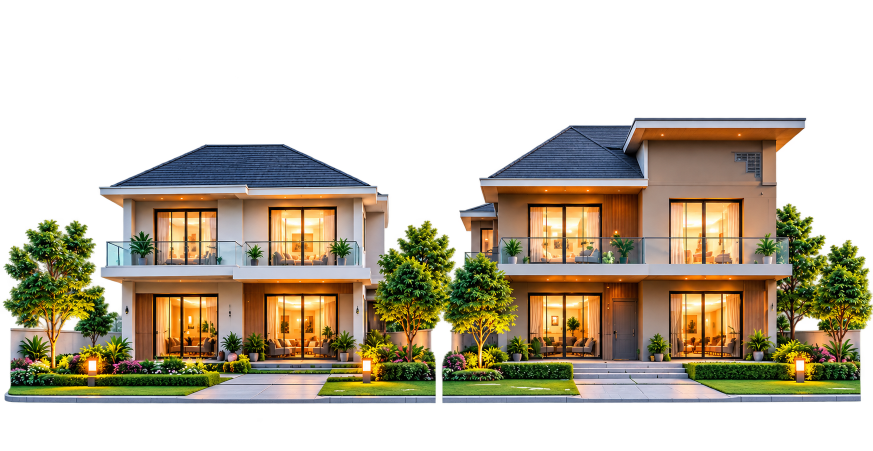
#> input picture assets/images/compare_home.png, 1746 x 901 px, found by its file name (shown at 1/2 size)
$ python generate_dual_phone_preview.py
#> lines starting #> are read from the running program, lines starting #| are printed output that depends on the picture
import os
from PIL import Image, ImageDraw, ImageFont, ImageFilter

brain_dir = r"C:\Users\sk460\.gemini\antigravity\brain\22d11365-799f-4b35-a997-a30b2f31a218"
os.makedirs(brain_dir, exist_ok=True)

def get_font(size, bold=False):
    font_names = [
        "C:\\Windows\\Fonts\\segoeuib.ttf" if bold else "C:\\Windows\\Fonts\\segoeui.ttf",
        "C:\\Windows\\Fonts\\arialbd.ttf" if bold else "C:\\Windows\\Fonts\\arial.ttf",
        "C:\\Windows\\Fonts\\tahomabd.ttf" if bold else "C:\\Windows\\Fonts\\tahoma.ttf",
    ]
    for fn in font_names:
        if os.path.exists(fn):
            try:
                return ImageFont.truetype(fn, size)
            except Exception:
                pass
    return ImageFont.load_default()

# -------------------------------------------------------------
# DUAL PHONE SHOWCASE (CLEAN WHITE CARDS WITH SOFT LUXURY ELEVATIONS)
# Canvas: 1800 x 1920
# -------------------------------------------------------------
CW, CH = 1800, 1920
canvas = Image.new("RGB", (CW, CH), (243, 246, 250)) # Studio ambient light grey
c_draw = ImageDraw.Draw(canvas)

# Title Header
c_draw.text((CW//2 - 420, 42), "DigiNiwas Buyer Property Details — Professional Edition", fill=(15, 23, 42), font=get_font(27, True))
c_draw.text((CW//2 - 340, 85), "Pristine White Background  •  Elevated Floating Cards  •  Image-2 Spec Chips  •  Trust Shield", fill=(71, 85, 105), font=get_font(14, False))

PW, PH = 800, 1680
SW, SH = 740, 1580
corner_r = 50

# Colors
C_PRIMARY = (0, 122, 94)       # DigiNiwas signature
C_PRIMARY_LIGHT = (232, 247, 242)
C_INK = (15, 23, 42)
C_BODY = (71, 85, 105)
C_MUTED = (148, 163, 184)
C_CHIP_BG = (248, 250, 252)    # Image 2 style chips
C_BORDER = (235, 240, 245)
C_ACCENT_RED = (225, 29, 72)

def draw_elevated_card(draw_obj, box, radius=16, fill_color=(255, 255, 255), border_color=(235, 240, 245)):
    x0, y0, x1, y1 = box
    # Soft drop shadow simulation: 2 subtle outer lines
    draw_obj.rounded_rectangle([x0 - 1, y0 + 1, x1 + 1, y1 + 3], radius=radius + 1, fill=(230, 235, 242))
    draw_obj.rounded_rectangle([x0, y0, x1, y1], radius=radius, fill=fill_color, outline=border_color, width=1)

def draw_single_phone(screen_img, x_offset, label_text):
    # Shadow
    shadow = Image.new("RGBA", (PW, PH), (0, 0, 0, 0))
    s_draw = ImageDraw.Draw(shadow)
    s_draw.rounded_rectangle([0, 14, PW, PH], radius=corner_r, fill=(15, 23, 42, 40))
    shadow = shadow.filter(ImageFilter.GaussianBlur(18))
    canvas.paste(shadow, (x_offset, 145), shadow)

    # Frame body (Titanium)
    c_draw.rounded_rectangle([x_offset, 145, x_offset + PW, 145 + PH], radius=corner_r, fill=(28, 32, 38), outline=(70, 78, 92), width=4)

    # Mask rounded screen
    mask = Image.new("L", (SW, SH), 0)
    m_draw = ImageDraw.Draw(mask)
    m_draw.rounded_rectangle([0, 0, SW, SH], radius=40, fill=255)
    canvas.paste(screen_img, (x_offset + 30, 145 + 50), mask)

    # Label Pill below phone
    c_draw.rounded_rectangle([x_offset + PW//2 - 180, 145 + PH + 20, x_offset + PW//2 + 180, 145 + PH + 62], radius=21, fill=(255, 255, 255), outline=C_PRIMARY, width=2)
    c_draw.text((x_offset + PW//2 - 160, 145 + PH + 31), label_text, fill=C_PRIMARY, font=get_font(13, True))


# =============================================================
# SCREEN 1: (OVERVIEW VIEW - WHITE ELEVATED CARDS + SPEC CHIPS)
# =============================================================
s1 = Image.new("RGB", (SW, SH), (244, 246, 249)) # Clean off-white canvas
d1 = ImageDraw.Draw(s1)

# Status bar
d1.text((32, 12), "9:41", fill=(255, 255, 255), font=get_font(13, True))
d1.rounded_rectangle([SW//2 - 55, 8, SW//2 + 55, 32], radius=12, fill=(0, 0, 0))
d1.text((SW - 100, 12), "📶 5G 🔋", fill=(255, 255, 255), font=get_font(11, True))

# Hero 1
hero_h = 320
try:
    hero_raw = Image.open("assets/images/compare_home.png").convert("RGB")
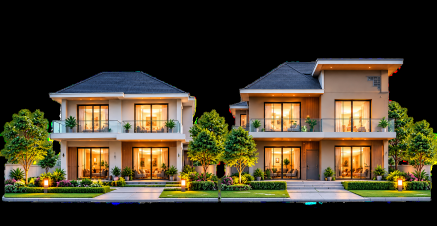
#> hero_raw: PIL image 1746x901 RGB (shown at 1/4 size); mean R, G, B 67.1, 59, 40.2
    hero_img = hero_raw.resize((SW, hero_h), Image.Resampling.LANCZOS)
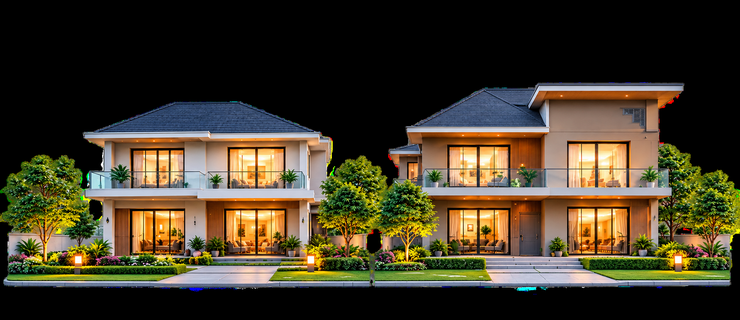
#> hero_img: PIL image 740x320 RGB; mean R, G, B 67.1, 59, 40.3
    s1.paste(hero_img, (0, 0))
except Exception:
    d1.rectangle([0, 0, SW, hero_h], fill=(45, 55, 72))

# Top gradient
top_s = Image.new("RGBA", (SW, 60), (0, 0, 0, 0))
#> top_s: PIL image 740x60 RGBA; every value is 0
ts_draw = ImageDraw.Draw(top_s)
for y in range(60): ts_draw.line([(0, y), (SW, y)], fill=(0, 0, 0, int(110 * (1 - y/60))))
s1.paste(top_s, (0, 0), top_s)
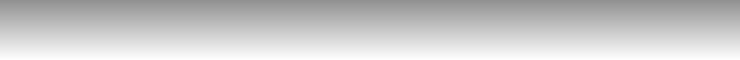
#> top_s: PIL image 740x60 RGBA; mean R, G, B, A 0, 0, 0, 55.5; transparent parts drawn white

# Re-draw status text
d1.text((32, 12), "9:41", fill=(255, 255, 255), font=get_font(13, True))
d1.rounded_rectangle([SW//2 - 55, 8, SW//2 + 55, 32], radius=12, fill=(0, 0, 0))
d1.text((SW - 100, 12), "📶 5G 🔋", fill=(255, 255, 255), font=get_font(11, True))

# Floating Navigation
d1.ellipse([20, 48, 60, 88], fill=(255, 255, 255, 240))
d1.text((32, 58), "←", fill=C_INK, font=get_font(20, True))
d1.ellipse([SW - 104, 48, SW - 64, 88], fill=(255, 255, 255, 240))
d1.text((SW - 92, 60), "♥", fill=C_ACCENT_RED, font=get_font(17, True))
d1.ellipse([SW - 56, 48, SW - 16, 88], fill=(255, 255, 255, 240))
d1.text((SW - 44, 60), "↗", fill=C_INK, font=get_font(17, True))

# Floating Badges
d1.rounded_rectangle([20, hero_h - 44, 110, hero_h - 14], radius=15, fill=(15, 23, 42, 220))
d1.text((32, hero_h - 35), "📷 1 / 14 Photos", fill=(255, 255, 255), font=get_font(10.5, True))
d1.rounded_rectangle([SW - 145, hero_h - 44, SW - 20, hero_h - 14], radius=15, fill=(255, 255, 255, 240))
d1.text((SW - 132, hero_h - 35), "▶ View Video • 360°", fill=C_INK, font=get_font(10.5, True))

# ------------------------------------------------------------------
# MAIN HEADER CARD: PURE WHITE WITH SOFT ELEVATION
# ------------------------------------------------------------------
y1 = hero_h - 10
draw_elevated_card(d1, [16, y1, SW - 16, y1 + 250], radius=20)

hy = y1 + 18
# Price & Trend Badge
d1.text((32, hy), "₹85,00,000", fill=C_PRIMARY, font=get_font(25, True))
d1.text((195, hy + 6), "(@ ₹ 5,862 / sq.ft)", fill=C_MUTED, font=get_font(11, False))
d1.rounded_rectangle([SW - 215, hy + 2, SW - 32, hy + 28], radius=12, fill=(255, 241, 242), outline=(254, 205, 211))
d1.text((SW - 202, hy + 7), "📈 2.5% Higher than last month", fill=C_ACCENT_RED, font=get_font(9.5, True))

hy += 38
# Title & For Sale Pill
d1.text((32, hy), "Modern 3 BHK Luxury Apartment", fill=C_INK, font=get_font(17.5, True))
d1.rounded_rectangle([SW - 110, hy - 2, SW - 32, hy + 26], radius=12, fill=C_PRIMARY_LIGHT, outline=(167, 243, 208))
d1.text((SW - 98, hy + 3), "🏠 For Sale", fill=C_PRIMARY, font=get_font(10.5, True))

hy += 28
d1.text((32, hy), "📍 Indiranagar, Bengaluru, Karnataka • 450m to Metro", fill=C_BODY, font=get_font(11.5, False))

hy += 26
d1.line([(32, hy), (SW - 32, hy)], fill=(241, 245, 249), width=1)
hy += 12

# IMAGE 2 STYLE CHIPS INSIDE ELEVATED CARD
d1.text((32, hy), "SPECIFICATIONS & HIGHLIGHTS", fill=C_MUTED, font=get_font(9.5, True))
d1.text((SW - 170, hy), "RERA: UPRERAPRJ9921", fill=C_PRIMARY, font=get_font(9.5, True))
hy += 18

chips1 = [("🛏️", "3 Bedrooms"), ("🛁", "2 Bathrooms"), ("📐", "1,450 Sq.Ft."), ("🏢", "5th Floor")]
cx = 32
for icon, label in chips1:
    txt = f"{icon} {label}"
    tw = int(d1.textlength(txt, font=get_font(10.5, True))) + 22
    d1.rounded_rectangle([cx, hy, cx + tw, hy + 30], radius=15, fill=C_CHIP_BG, outline=C_BORDER)
    d1.text((cx + 11, hy + 7), txt, fill=C_INK, font=get_font(10.5, True))
    cx += tw + 8
#> this loop made 4 passes
#> (tw, cx) on passes 1 to 4: (87, 127), (85, 220), (82, 310), (70, 388)
#> after the loop, cx = 388

hy += 36
chips2 = [("🧭", "East Facing"), ("🚗", "2 Parking"), ("🛋️", "Semi-Furnished"), ("⚡", "100% Backup")]
cx = 32
for icon, label in chips2:
    txt = f"{icon} {label}"
    tw = int(d1.textlength(txt, font=get_font(10.5, True))) + 22
    if cx + tw > SW - 32: break
    d1.rounded_rectangle([cx, hy, cx + tw, hy + 30], radius=15, fill=C_CHIP_BG, outline=C_BORDER)
    d1.text((cx + 11, hy + 7), txt, fill=C_INK, font=get_font(10.5, True))
    cx += tw + 8
#> this loop made 4 passes
#> (tw, cx) on passes 1 to 4: (81, 121), (74, 203), (111, 322), (91, 421)
#> after the loop, cx = 421

y1 += 264

# STICKY DYNAMIC TABS STRIP (Overview Active)
d1.rounded_rectangle([16, y1, SW - 16, y1 + 46], radius=23, fill=(255, 255, 255), outline=C_BORDER)
tabs1 = [("🏠", "Overview", True), ("📍", "Location", False), ("⭐", "Amenities", False), ("📐", "Floor Plan", False), ("💬", "Reviews", False)]
tx = 24
for icon, tname, isAct in tabs1:
    txt = f"{icon} {tname}"
    tw = int(d1.textlength(txt, font=get_font(11, True))) + 22
    if isAct:
        d1.rounded_rectangle([tx, y1 + 7, tx + tw, y1 + 39], radius=16, fill=C_PRIMARY, outline=C_PRIMARY)
        d1.text((tx + 11, y1 + 13), txt, fill=(255, 255, 255), font=get_font(11, True))
    else:
        d1.text((tx + 11, y1 + 14), txt, fill=C_BODY, font=get_font(11, False))
    tx += tw + 8
#> this loop made 5 passes
#> (tw, tx) on passes 1 to 5: (73, 105), (68, 181), (76, 265), (75, 348), (67, 423)
#> after the loop, tx = 423

y1 += 60

# ELEVATED CARD: ABOUT THIS PROPERTY
draw_elevated_card(d1, [16, y1, SW - 16, y1 + 105], radius=18)
d1.rectangle([32, y1 + 16, 36, y1 + 32], fill=C_PRIMARY)
d1.text((44, y1 + 14), "About This Property", fill=C_INK, font=get_font(14, True))
d1.text((SW - 110, y1 + 16), "Read More ›", fill=C_PRIMARY, font=get_font(11, True))
d1.text((32, y1 + 42), "A spacious 3 BHK luxury apartment in prime Indiranagar with double-glazed", fill=C_BODY, font=get_font(11, False))
d1.text((32, y1 + 60), "soundproof balconies, imported Italian marble and 100% verified legal title.", fill=C_BODY, font=get_font(11, False))
d1.text((32, y1 + 78), "Scenic green views and ready for immediate possession.", fill=C_MUTED, font=get_font(10.5, False))

y1 += 118

# ELEVATED CARD: AMENITIES GRID
draw_elevated_card(d1, [16, y1, SW - 16, y1 + 120], radius=18)
d1.rectangle([32, y1 + 16, 36, y1 + 32], fill=C_PRIMARY)
d1.text((44, y1 + 14), "Society Amenities", fill=C_INK, font=get_font(14, True))
d1.text((SW - 110, y1 + 16), "See All (35+) ›", fill=C_PRIMARY, font=get_font(11, True))

amen1 = [("🚗", "Parking"), ("🛡️", "24x7 Safe"), ("🏋️", "Gym"), ("🌳", "Garden"), ("🛗", "High Lift"), ("🏊", "Pool")]
aw = (SW - 64 - 50) // 6
for idx, (ai, an) in enumerate(amen1):
    ax = 32 + idx * (aw + 10)
    d1.rounded_rectangle([ax, y1 + 44, ax + aw, y1 + 92], radius=14, fill=(248, 250, 252), outline=C_BORDER)
    d1.text((ax + aw//2 - 9, y1 + 54), ai, fill=C_PRIMARY, font=get_font(15, False))
    d1.text((ax + 2, y1 + 98), an, fill=C_INK, font=get_font(9.5, True))

y1 += 135

# 2 ELEVATED CARDS: PROPERTY DETAILS & FLOOR PLAN
c_w = (SW - 32 - 12) // 2
c_h = 175
draw_elevated_card(d1, [16, y1, 16 + c_w, y1 + c_h], radius=16)
d1.text((30, y1 + 14), "Property Details", fill=C_INK, font=get_font(13, True))
dt_list = [("🏠 Type", ": Apartment"), ("🧭 Facing", ": East (Vastu)"), ("📐 Built Area", ": 1,450 Sq.Ft."), ("🏢 Floor", ": 5 of 14"), ("⚖️ RERA", ": Verified ✓")]
dy = y1 + 40
for k, v in dt_list:
    d1.text((30, dy), k, fill=C_BODY, font=get_font(9.5, False))
    d1.text((120, dy), v, fill=C_INK, font=get_font(9.5, True))
    dy += 22
#> after the loop, dy = 1037

fx = 16 + c_w + 12
draw_elevated_card(d1, [fx, y1, fx + c_w, y1 + c_h], radius=16)
d1.text((fx + 14, y1 + 14), "📐 Floor Plan", fill=C_INK, font=get_font(13, True))
d1.text((fx + c_w - 75, y1 + 14), "View Full ›", fill=C_PRIMARY, font=get_font(10, True))
d1.rounded_rectangle([fx + 12, y1 + 40, fx + c_w - 12, y1 + c_h - 14], radius=10, fill=(248, 250, 252), outline=C_BORDER)
d1.rectangle([fx + 22, y1 + 50, fx + c_w - 22, y1 + c_h - 24], outline=(180, 195, 210), width=1)
d1.text((fx + 28, y1 + 60), "Master Bed 14'x12'", fill=(120, 135, 150), font=get_font(8.5, True))
d1.text((fx + 28, y1 + 94), "Living 18'x14'", fill=(120, 135, 150), font=get_font(8.5, True))

# STICKY ELEVATED BOTTOM BAR 1
b_y = SH - 75
d1.rectangle([0, b_y, SW, SH], fill=(255, 255, 255))
d1.line([(0, b_y), (SW, b_y)], fill=(230, 235, 242), width=1)
bw = (SW - 40 - 12) // 2
d1.rounded_rectangle([20, b_y + 12, 20 + bw, b_y + 58], radius=14, fill=(255, 255, 255), outline=C_PRIMARY, width=2)
d1.text((20 + bw//2 - 55, b_y + 24), "📅  Schedule Visit", fill=C_PRIMARY, font=get_font(13, True))
d1.rounded_rectangle([20 + bw + 12, b_y + 12, SW - 20, b_y + 58], radius=14, fill=C_PRIMARY)
d1.text((20 + bw + 12 + bw//2 - 42, b_y + 24), "📞  Call Now", fill=(255, 255, 255), font=get_font(13, True))
d1.rounded_rectangle([SW//2 - 50, SH - 10, SW//2 + 50, SH - 5], radius=2, fill=(180, 190, 200))


# =============================================================
# SCREEN 2: (SCROLLED VIEW - TRUST SHIELD + LOCATION + AGENT + REVIEWS)
# =============================================================
s2 = Image.new("RGB", (SW, SH), (244, 246, 249))
d2 = ImageDraw.Draw(s2)

# Sticky App Bar 2 (Scrolled)
d2.rectangle([0, 0, SW, 90], fill=(255, 255, 255))
d2.line([(0, 90), (SW, 90)], fill=(230, 235, 242), width=1)
d2.text((32, 12), "9:41", fill=C_INK, font=get_font(13, True))
d2.rounded_rectangle([SW//2 - 55, 8, SW//2 + 55, 32], radius=12, fill=(0, 0, 0))
d2.text((SW - 100, 12), "📶 5G 🔋", fill=C_INK, font=get_font(11, True))

# App bar row
d2.ellipse([20, 42, 58, 80], fill=(241, 245, 249))
d2.text((32, 50), "←", fill=C_INK, font=get_font(18, True))
d2.text((70, 48), "Modern 3 BHK Luxury Apartment", fill=C_INK, font=get_font(14, True))
d2.text((70, 68), "₹85,00,000 • Indiranagar", fill=C_PRIMARY, font=get_font(11, True))
d2.ellipse([SW - 90, 42, SW - 54, 80], fill=(241, 245, 249))
d2.text((SW - 78, 52), "♥", fill=C_ACCENT_RED, font=get_font(15, True))
d2.ellipse([SW - 46, 42, SW - 10, 80], fill=(241, 245, 249))
d2.text((SW - 34, 52), "↗", fill=C_INK, font=get_font(15, True))

y2 = 104

# DYNAMIC TABS STRIP (Location / Trust Active)
d2.rounded_rectangle([16, y2, SW - 16, y2 + 46], radius=23, fill=(255, 255, 255), outline=C_BORDER)
tabs2 = [("🏠", "Overview", False), ("📍", "Location", True), ("🛡️", "Trust Shield", False), ("📐", "Floor Plan", False), ("💬", "Reviews", False)]
tx = 24
for icon, tname, isAct in tabs2:
    txt = f"{icon} {tname}"
    tw = int(d2.textlength(txt, font=get_font(11, True))) + 22
    if isAct:
        d2.rounded_rectangle([tx, y2 + 7, tx + tw, y2 + 39], radius=16, fill=C_PRIMARY, outline=C_PRIMARY)
        d2.text((tx + 11, y2 + 13), txt, fill=(255, 255, 255), font=get_font(11, True))
    else:
        d2.text((tx + 11, y2 + 14), txt, fill=C_BODY, font=get_font(11, False))
    tx += tw + 8
#> this loop made 5 passes
#> (tw, tx) on passes 1 to 5: (73, 105), (68, 181), (91, 280), (75, 363), (67, 438)
#> after the loop, tx = 438

y2 += 58

# 1. 🛡️ ELEVATED DIGINIWAS 100% BUYER TRUST SHIELD CARD
draw_elevated_card(d2, [16, y2, SW - 16, y2 + 160], radius=20, border_color=(167, 243, 208))
d2.rounded_rectangle([32, y2 + 16, 155, y2 + 38], radius=11, fill=C_PRIMARY)
d2.text((42, y2 + 20), "DIGINIWAS CERTIFIED", fill=(255, 255, 255), font=get_font(8.5, True))
d2.text((168, y2 + 20), "100% Buyer Trust & Legal Shield", fill=C_INK, font=get_font(12, True))

t_items = [
    ("⚖️ 100% Clear Title", "Occupancy Certificate (OC) Verified"),
    ("🛡️ Zero Brokerage", "Direct verified seller, no hidden fees"),
    ("🔍 Civil Inspected", "Civil Engineer on-site verified"),
    ("🏦 Bank Approved", "SBI & HDFC Home Loans ready"),
]
for idx, (th, ts) in enumerate(t_items):
    col = idx % 2
    row = idx // 2
    ix = 32 + col * ((SW - 64) // 2)
    iy = y2 + 54 + row * 48
    d2.rounded_rectangle([ix, iy, ix + (SW - 80)//2, iy + 42], radius=12, fill=(248, 250, 252), outline=C_BORDER)
    d2.text((ix + 10, iy + 6), th, fill=C_INK, font=get_font(11, True))
    d2.text((ix + 10, iy + 24), ts, fill=C_BODY, font=get_font(9.5, False))

y2 += 175

# 2. ELEVATED LOCATION & MAP CARD
draw_elevated_card(d2, [16, y2, SW - 16, y2 + 155], radius=20)
d2.rectangle([32, y2 + 16, 36, y2 + 32], fill=C_PRIMARY)
d2.text((44, y2 + 14), "Location & Neighborhood Index", fill=C_INK, font=get_font(14, True))
d2.rounded_rectangle([SW - 150, y2 + 12, SW - 32, y2 + 36], radius=12, fill=(240, 253, 244), outline=C_PRIMARY)
d2.text((SW - 140, y2 + 16), "⭐ 9.2 / 10 Score", fill=C_PRIMARY, font=get_font(10, True))

# Simulated Map
d2.rounded_rectangle([32, y2 + 46, 200, y2 + 138], radius=14, fill=(226, 238, 230), outline=C_BORDER)
d2.line([(40, y2 + 75), (190, y2 + 85)], fill=(255, 255, 255), width=4)
d2.line([(80, y2 + 55), (100, y2 + 130)], fill=(255, 255, 255), width=5)
d2.ellipse([100, y2 + 78, 126, y2 + 104], fill=C_PRIMARY)
d2.text((107, y2 + 82), "📍", fill=(255, 255, 255), font=get_font(11, True))
d2.text((45, y2 + 115), "Indiranagar", fill=C_PRIMARY, font=get_font(9, True))

d2.text((215, y2 + 50), "Indiranagar, Bengaluru", fill=C_INK, font=get_font(13.5, True))
d2.text((215, y2 + 72), "📍 2.5 km from MG Road • 450m from Metro", fill=C_BODY, font=get_font(10.5, False))
d2.text((215, y2 + 90), "🏫 DPS School: 1.1 km  |  🏥 Fortis: 1.4 km", fill=C_MUTED, font=get_font(9.5, False))
d2.rounded_rectangle([215, y2 + 110, 345, y2 + 138], radius=14, fill=(255, 255, 255), outline=C_PRIMARY)
d2.text((228, y2 + 116), "📍 Open in Google Maps", fill=C_PRIMARY, font=get_font(10, True))

y2 += 170

# 3. ELEVATED VERIFIED SPECIALIST CARD
draw_elevated_card(d2, [16, y2, SW - 16, y2 + 110], radius=20)
d2.ellipse([32, y2 + 18, 96, y2 + 82], fill=C_PRIMARY)
d2.text((48, y2 + 32), "RS", fill=(255, 255, 255), font=get_font(21, True))

d2.text((110, y2 + 18), "Rahul Sharma", fill=C_INK, font=get_font(15, True))
d2.rounded_rectangle([220, y2 + 18, 335, y2 + 38], radius=6, fill=C_PRIMARY_LIGHT)
d2.text((228, y2 + 21), "✓ Verified Partner", fill=C_PRIMARY, font=get_font(9.5, True))

d2.text((110, y2 + 42), "Senior Real Estate Specialist • Indiranagar Hub", fill=C_BODY, font=get_font(10.5, False))
d2.text((110, y2 + 62), "⭐ 4.95 (64 Deals Closed)  •  Responds in <5 mins", fill=(217, 119, 6), font=get_font(10, True))

d2.rounded_rectangle([SW - 165, y2 + 18, SW - 32, y2 + 52], radius=10, fill=(37, 211, 102))
d2.text((SW - 150, y2 + 26), "💬 WhatsApp", fill=(255, 255, 255), font=get_font(11, True))
d2.rounded_rectangle([SW - 165, y2 + 58, SW - 32, y2 + 92], radius=10, fill=C_PRIMARY_LIGHT, outline=C_PRIMARY)
d2.text((SW - 145, y2 + 66), "📞 Call Direct", fill=C_PRIMARY, font=get_font(11, True))

y2 += 125

# 4. ELEVATED REVIEWS CARD
draw_elevated_card(d2, [16, y2, SW - 16, y2 + 85], radius=18)
d2.text((36, y2 + 18), "4.8", fill=C_INK, font=get_font(24, True))
d2.text((78, y2 + 24), "⭐", fill=(245, 158, 11), font=get_font(14, True))
d2.text((36, y2 + 48), "(500+ Reviews)", fill=C_MUTED, font=get_font(9.5, False))
d2.line([(165, y2 + 14), (165, y2 + 70)], fill=(235, 240, 245), width=1)
d2.text((180, y2 + 20), "“Spacious floor plan, verified clear papers and great sunlight.”", fill=C_INK, font=get_font(10.5, False))
d2.text((180, y2 + 46), "⭐⭐⭐⭐⭐  •  Amit Patel (Verified Buyer)", fill=(245, 158, 11), font=get_font(10, True))

# STICKY ELEVATED BOTTOM BAR 2
b_y = SH - 75
d2.rectangle([0, b_y, SW, SH], fill=(255, 255, 255))
d2.line([(0, b_y), (SW, b_y)], fill=(230, 235, 242), width=1)
bw = (SW - 40 - 12) // 2
d2.rounded_rectangle([20, b_y + 12, 20 + bw, b_y + 58], radius=14, fill=(255, 255, 255), outline=C_PRIMARY, width=2)
d2.text((20 + bw//2 - 55, b_y + 24), "📅  Schedule Visit", fill=C_PRIMARY, font=get_font(13, True))
d2.rounded_rectangle([20 + bw + 12, b_y + 12, SW - 20, b_y + 58], radius=14, fill=C_PRIMARY)
d2.text((20 + bw + 12 + bw//2 - 42, b_y + 24), "📞  Call Now", fill=(255, 255, 255), font=get_font(13, True))
d2.rounded_rectangle([SW//2 - 50, SH - 10, SW//2 + 50, SH - 5], radius=2, fill=(180, 190, 200))

# -------------------------------------------------------------
# PASTE INTO CANVAS
# -------------------------------------------------------------
draw_single_phone(s1, 60, "📱 View 1: Elevated White Cards + Spec Chips")
#> in draw_single_phone, `shadow = shadow.filter(ImageFilter.GaussianBlur(18))`:
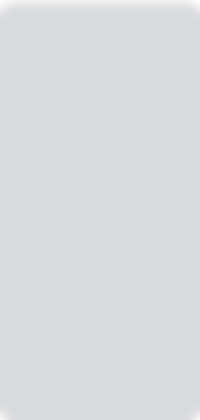
#> shadow: PIL image 800x1680 RGBA (shown at 1/4 size); mean R, G, B, A 14.8, 22.7, 41.5, 39.6; transparent parts drawn white
draw_single_phone(s2, 940, "📱 View 2: Scrolled Tabs + Trust Shield Card")
#> call 2 of draw_single_phone, with x_offset = 940
#> in draw_single_phone (call 2), `canvas.paste(shadow, (x_offset, 145), shadow)`:
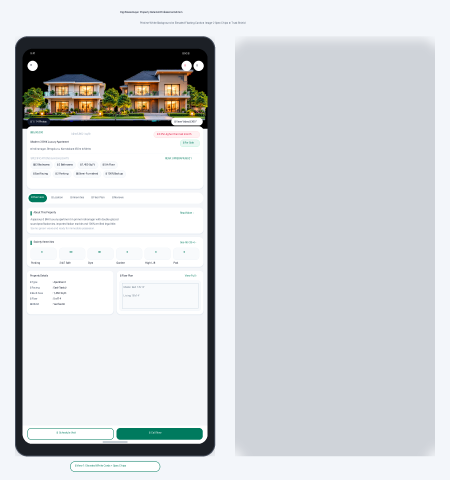
#> canvas: PIL image 1800x1920 RGB (shown at 1/4 size); mean R, G, B 206.9, 209.9, 212.5
#> in draw_single_phone (call 2), `canvas.paste(screen_img, (x_offset + 30, 145 + 50), mask)`:
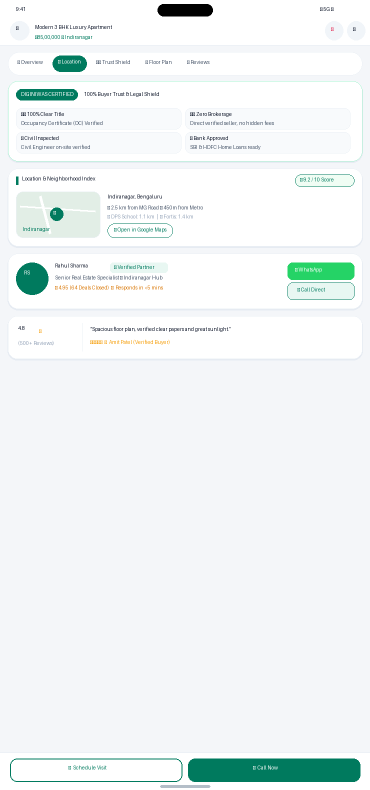
#> screen_img: PIL image 740x1580 RGB (shown at 1/2 size); mean R, G, B 239, 244.2, 244.7

dual_preview_path = os.path.join(brain_dir, "buyer_details_dual_phone_preview.png")
canvas.save(dual_preview_path, quality=95)
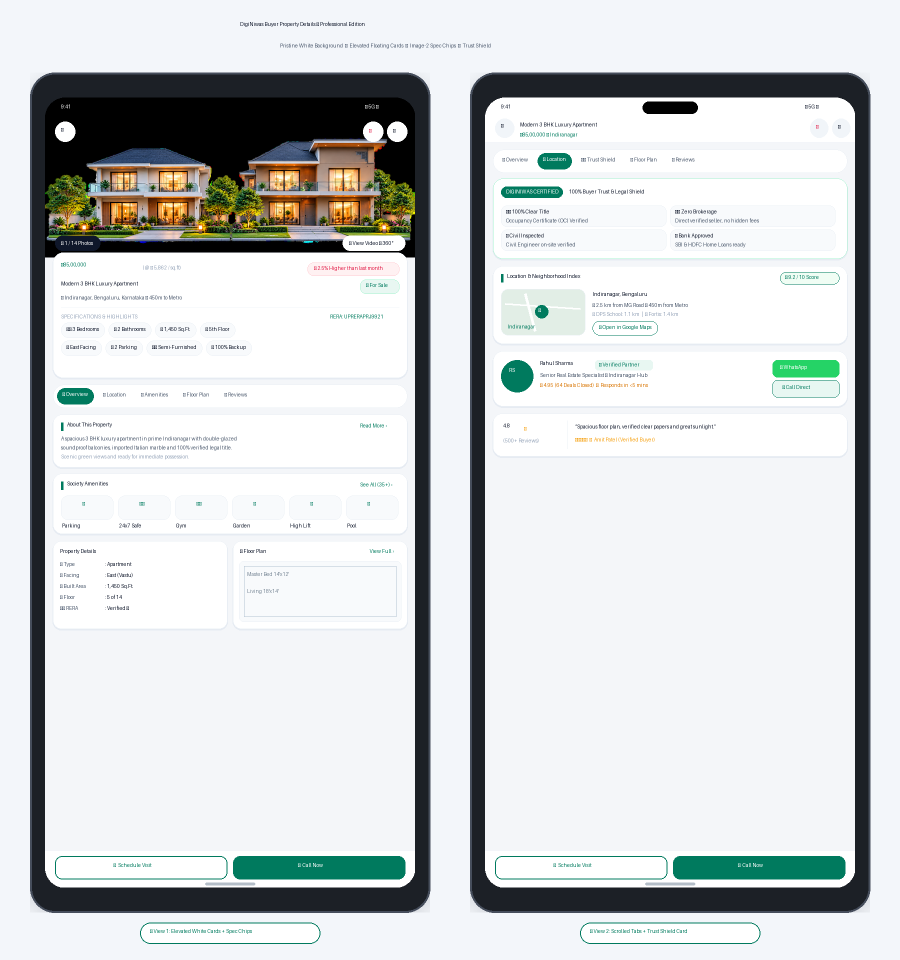
#> saved as buyer_details_dual_phone_preview.png: PIL image 1800x1920 RGB (shown at 1/2 size); mean R, G, B 208.6, 212, 212.8
print("Saved Pro White Elevated Dual Phone Mockup to:", dual_preview_path)
